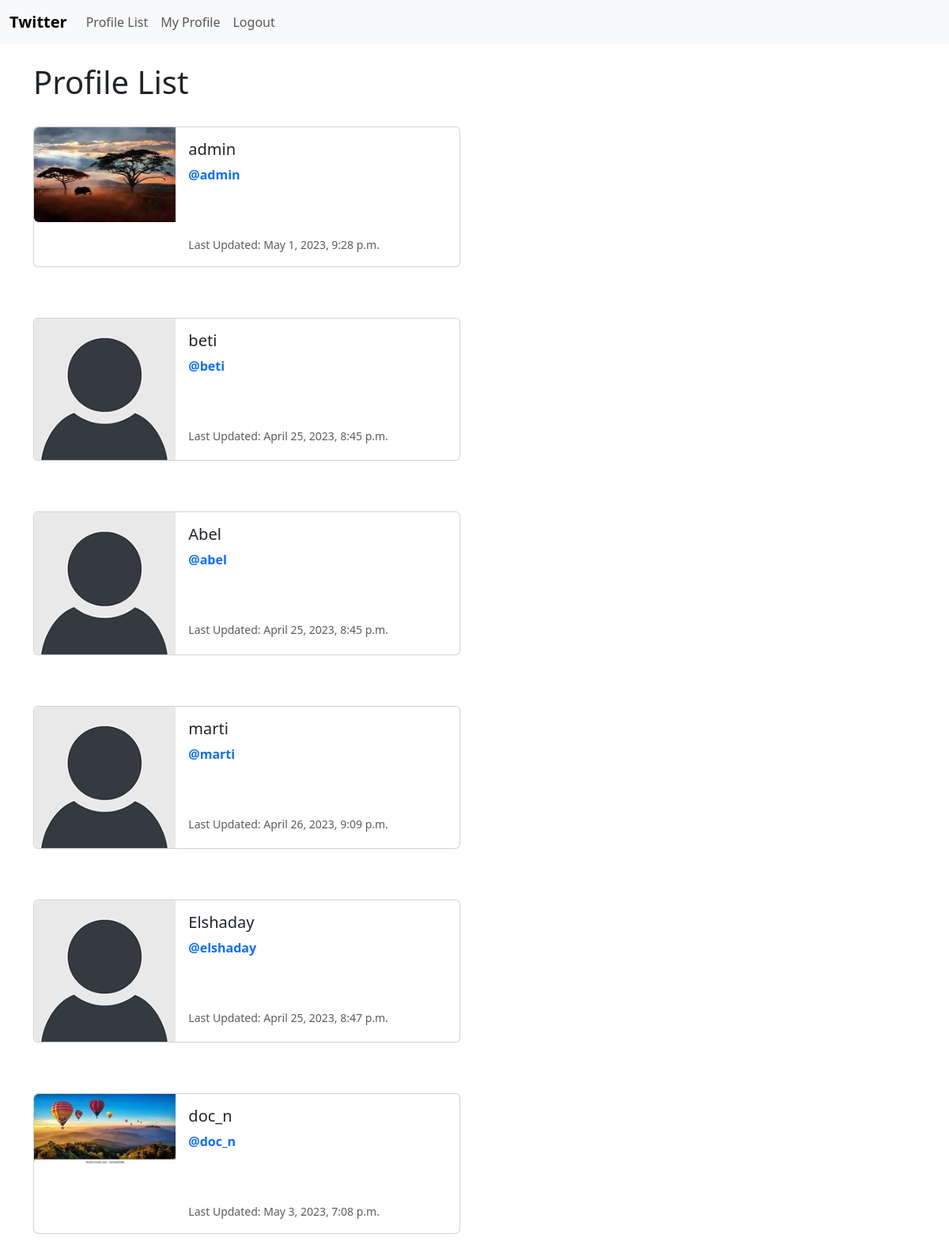
The app's page /profile_list (signed in) with its own data.
### twitterC/models.py (models this page shows, shortened)
class Profile(models.Model):
	user = models.OneToOneField(User,on_delete = models.CASCADE)
	follows = models.ManyToManyField("self",
	related_name = "followed_by",
	symmetrical = False,
	blank = True)
	date_modified = models.DateTimeField(User, auto_now=True)
	profile_image = models.ImageField(null=True, blank=True, upload_to="images/")

### twitterC/views.py (the view)
# urls.py: path('profile_list' ,views.profile_list, name='profile_list'),
def profile_list(request):
    if request.user.is_authenticated:
        profiles = Profile.objects.exclude(user=request.user)
        return render(request, 'profile_list.html', {"profiles":profiles})
    else:
        messages.success(request, ("You must first log in to view this page."))
        return redirect('home')

### twitterC/templates/profile_list.html
{% extends 'base.html' %}
{% load static %}
{% block content %}
	<h1>Profile List</h1>
<br/>
{% if profiles %}
	{% for profile in profiles %}
    <div class="card mb-3" style="max-width: 540px;">
    <div class="row g-0">
        <div class="col-md-4">
            {% if profile.profile_image %}
                <img src="{{ profile.profile_image.url }}" width=200 height=200 class="img-fluid rounded-start" alt="{{profile.user.username}}">
            {% else %}
            <img src="{% static 'images/default_profile_pic.png' %}" class="img-fluid rounded-start" alt="Profile Image">
            {% endif %}
        </div>
        <div class="col-md-8">
        <div class="card-body">
            <h5 class="card-title">{{ profile.user.username }}</h5>
            <p class="card-text"> <a href=" {% url 'profile' profile.user.id %}">@{{ profile.user.username|lower }}</a></p>
            <br/><br/>
            <p class="card-text"><small class="text-muted">Last Updated: {{ profile.date_modified }}</small></p>
        </div>
        </div>
    </div>
    </div>
    <br/><br/>
	{% endfor %}
{% endif %}
{% endblock %}

### twitterC/templates/base.html (style rules this page uses)
a { text-decoration: none; font-weight: bold; }

### records on screen
Profile: profile_image (picture), user.username "admin", date_modified "May 1, 2023, 9:28 p.m."
Profile: user.username "beti", date_modified "April 25, 2023, 8:45 p.m."
Profile: user.username "Abel", user.username "abel", date_modified "April 25, 2023, 8:45 p.m."
Profile: user.username "marti", date_modified "April 26, 2023, 9:09 p.m."
Profile: user.username "Elshaday", user.username "elshaday", date_modified "April 25, 2023, 8:47 p.m."
Profile: profile_image (picture), user.username "doc_n", date_modified "May 3, 2023, 7:08 p.m."
